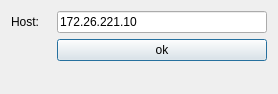
<?xml version="1.0" encoding="UTF-8"?>
<ui version="4.0">
 <class>Host_Setting</class>
 <widget class="QDialog" name="Host_Setting">
  <property name="geometry">
   <rect>
    <x>0</x>
    <y>0</y>
    <width>278</width>
    <height>94</height>
   </rect>
  </property>
  <property name="windowTitle">
   <string>Host Setting</string>
  </property>
  <layout class="QFormLayout" name="formLayout">
   <item row="0" column="0">
    <widget class="QLabel" name="label">
     <property name="text">
      <string>Host:</string>
     </property>
    </widget>
   </item>
   <item row="1" column="0">
    <spacer name="horizontalSpacer">
     <property name="orientation">
      <enum>Qt::Horizontal</enum>
     </property>
     <property name="sizeHint" stdset="0">
      <size>
       <width>40</width>
       <height>20</height>
      </size>
     </property>
    </spacer>
   </item>
   <item row="1" column="1">
    <widget class="QPushButton" name="B_OK">
     <property name="text">
      <string>ok</string>
     </property>
    </widget>
   </item>
   <item row="0" column="1">
    <widget class="QLineEdit" name="E_Host">
     <property name="text">
      <string>172.26.221.10</string>
     </property>
     <property name="echoMode">
      <enum>QLineEdit::Normal</enum>
     </property>
     <property name="readOnly">
      <bool>false</bool>
     </property>
    </widget>
   </item>
  </layout>
 </widget>
 <resources/>
 <connections/>
</ui>
